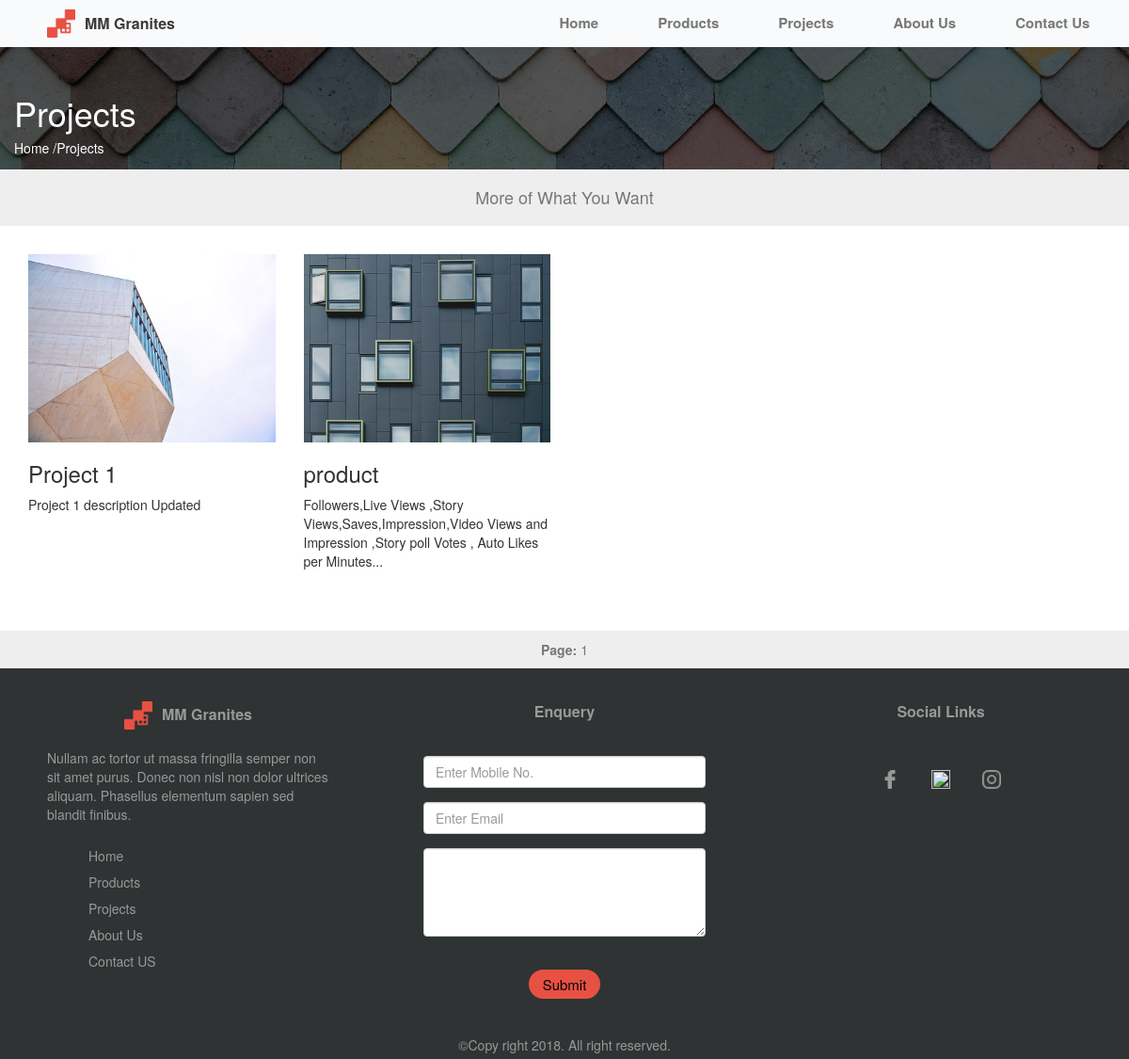
/projects.php, run on an earlier commit of the app's database.
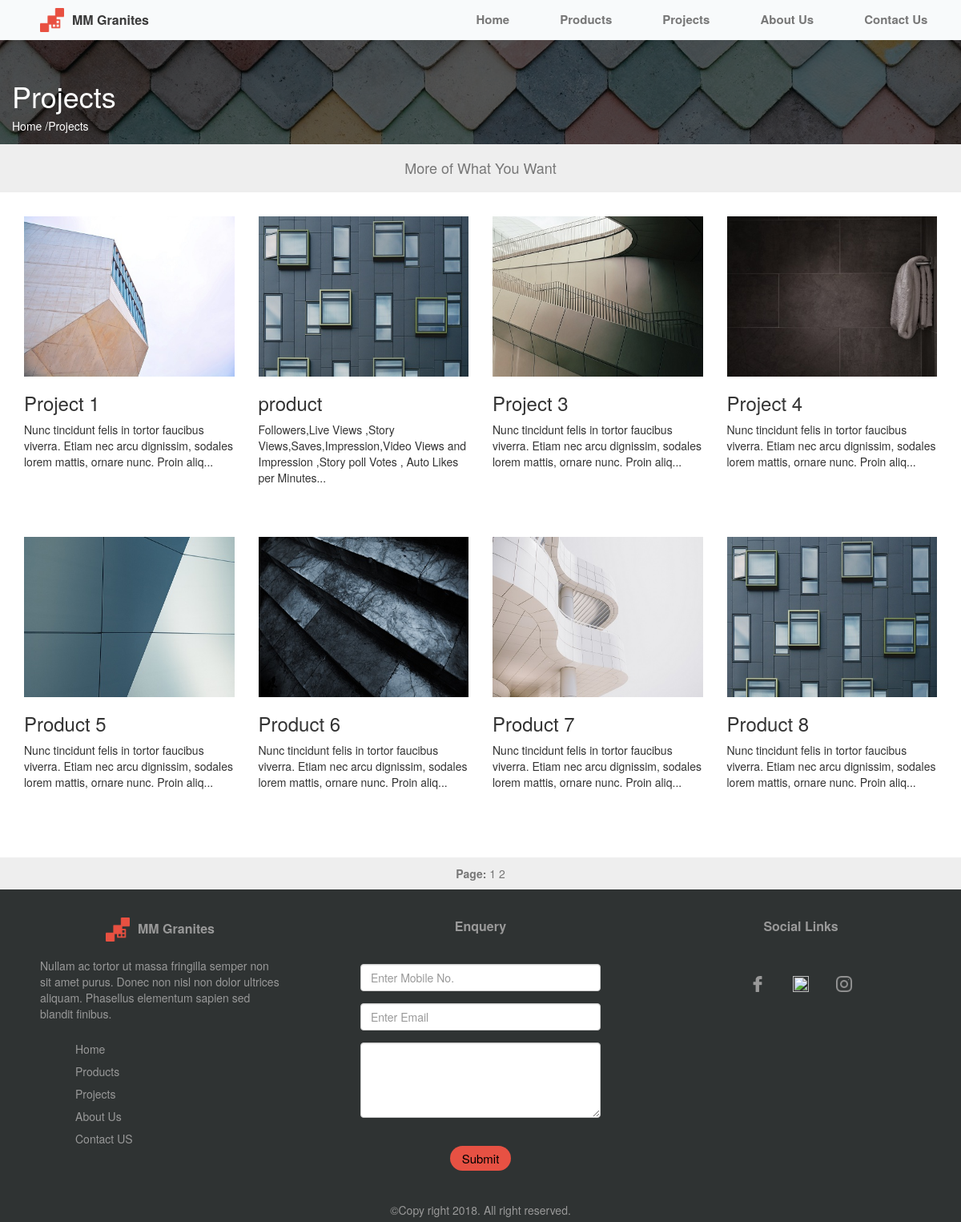
And on a later commit of the database.
### tables this page shows
CREATE TABLE `projects` (
  `id` int(11) NOT NULL,
  `image` varchar(500) NOT NULL,
  `name` varchar(250) NOT NULL,
  `description` varchar(500) NOT NULL
);

### projects.php (the view, shortened to what this page needs)
<!DOCTYPE html>
<html>
<head>
<link rel="stylesheet" href="https://maxcdn.bootstrapcdn.com/bootstrap/3.3.7/css/bootstrap.min.css">
<link rel="stylesheet" type="text/css" href="css/css_product.css">
<link rel="stylesheet" type="text/css" href="css/header-footer.css">
</head>
<body>
<?php
include 'header.php';
?>
<section style="background-image: url('assets/img/products.jpg');height:150px ">
<div class="container-fluid" id="product_banner">
	<div class="row">
		<div class="col-sm-3">
			<h1 style="color: white;margin-top:50px">Projects</h1>
			<h5 ><a style="color: white;text-decoration: none" href="index.php">Home /</a><a style="color: white;text-decoration: none" href="#">Projects</a>
			</h5>
		</div>
	</div>
</div>
</section>
<section>
	<div class="container-fluid">
				<div class="jumbo">
				<h4>More of What You Want</h4>
				</div>
	</div>
</section>
<section style="margin-top: 30px;">
<div class="container-fluid">
<div class="row">
<div class="col-sm-12">
<?php
 include 'config.php';
 if(isset($_GET['page']))
{
	$page=$_GET['page'];
if($page==""||$page==1)
{
$p=0;
}
else
{
	$p=$page;
$p=($p-1)*8;
}
 	$q="SELECT * FROM `projects` LIMIT  $p,8";
}
else
{
	$q="SELECT * FROM `projects` LIMIT  0,8";
}
   $d=mysqli_query($dbcon,$q);
   while($res=mysqli_fetch_array($d))
   {
	?>
<div class=" col-sm-3" style="height: 400px">
<figure>
	<img src="admin/<?php echo $res['image'];   ?>" style="height: 200px;width: 100%">
<figcaption>
	<h3><?php
			if(strlen($res['name']) > 20)
		echo substr($res['name'],0,20)."...";
			else
				echo $res['name'];
		?>
	</h3>
<p>
<?php
	if(strlen($res['description']) > 120)
		echo substr($res['description'],0,120)."...";
		else echo $res['description'] ;
?><br>
<br>
</p>
</figcaption>
</figure>
</div>
<?php
  }
?>
</div>
</div>
<div class="container-fluid">
	<?php
   $query1=mysqli_query($dbcon,"SELECT * FROM `projects` ");
   $row=mysqli_num_rows($query1);
   $row=$row/8;
   $row1=ceil($row);
	?>
	<div class="jumbo" style="margin-right: -30px;margin-left: -30px;margin-top: 0px;">
		<strong>Page: </strong>
		<?php
		for($i=1;$i<=$row1;$i++)
    {
	?>
    <a style="text-decoration: none" href="projects.php?page=<?php echo $i; ?>"> <?php echo $i ; ?> </a>
   <?php
    }
   ?>
	</div>
</div>
</section>
 <?php
include 'footer.php';
 ?>
</body>
</html>

### header.php (shortened to what this page needs)
<div class="header">
	<div class="header-inside">
		<div class="logo-wrapper">
			<img class="logo" src="assets/img/logo-32.png">
			<span class="mmGranites">MM Granites</span>
		</div>
		<div class="nav-bar" id="nav-bar">
			<a href="index.php">Home</a>
			<a href="products.php">Products</a>
			<a href="projects.php">Projects</a>
			<a href="aboutus.php">About Us</a>
			<a href="contact.php">Contact Us</a>
		</div>
	</div>
</div>

### footer.php (shortened to what this page needs)
<div class="footer">
	<div class="row inside-footer">
		<div class="col-sm-4 address-block">
			<div class="logo-wrapper-footer">
				<img class="logo" src="assets/img/logo-32.png">
				<span class="mmGranites mmGranites-footer">MM Granites</span>
			</div>
			<div class="address">
				Nullam ac tortor ut massa fringilla semper non sit amet purus. Donec non nisl non dolor ultrices aliquam. Phasellus elementum sapien sed blandit finibus.
		    </div>
		   <div class="other-links">
		   		<ul class="other-links-list">
		   			<li><a href="index.php">Home</a></li>
		   			<li ><a href="products.php">Products</a></li>
		   			<li ><a href="projects.php"> Projects</a></li>
		   			<li ><a href="aboutus.php">About Us</a></li>
		   			<li ><a href="contact.php">Contact US</a></li>
		   		</ul>
		   </div>
		</div>
		<div class="col-sm-4 query-block">
			<span class="footer-heading">Enquery</span>
			<form action="#" method="post" class="query-form">
				<div class="form-group">
            <input type="number" name="mobile" class="form-control" placeholder="Enter Mobile No.">
			</div>
			<div class="form-group">
            <input type="email" name="email" class="form-control" placeholder="Enter Email">
			</div>
			<div class="form-group">
            <textarea rows="4" cols="20" placeholder="Your Query" name="message" class="form-control">  </textarea>
  			</div>
			<div class="form-group">
				<input type="submit" name="query-submit" class="mm-button query-btn">
			</div>
			</form>
		</div>
		<div class="col-sm-4 social-block">
			<span class="footer-heading">Social Links</span>
			<div class="social-icon-block">
				<a href="#"><img src="assets/img/fb.png" class="social-icon"></a>
				<a href="#"><img src="assets/img/twitter.png" class="social-icon"></a>
				<a href="#"><img src="assets/img/insta.png" class="social-icon"></a>
			</div>
		</div>
	</div>
	<span class="copyright">&copy;Copy right 2018. All right reserved.</span>
</div>

### css/css_product.css (style rules this page uses)
#product_banner { height: 100%; width:100%; background-color: rgba(0,0,0,.6); }

### css/header-footer.css (style rules this page uses)
a { color: #777777; text-decoration: none; }
.header { height: 50px; width: 100%; background-color: #f8fafb; padding: 10px; box-sizing: border-box; position: relative; }
.header-inside { width:100%; height: 30px; padding-left:40px; background-color:; }
.logo-wrapper { display: flex; float: left; background-color: ; justify-content: center; align-items: center; }
.logo { display: inline; height: 30px; width:30px; }
.mmGranites { padding-left: 10px; font-weight: 700; font-size:16px; color: #3a3a3a; }
.nav-bar { font-size: 15px; font-weight: 700; min-height: 30px; min-width: 55%; display: flex; float: right; justify-content: space-around; align-items: center; }
.footer { background-color: #2f3333; width: 100%; min-height:350px; color: #999999; text-align: center; }
.inside-footer { margin:0px; }
.address-block { height: 100%; padding: 50px; padding-top: 35px; text-align: left; }
.query-block { height: 100%; padding: 50px; padding-top: 35px; padding-bottom: 5px; }
.social-block { height: 100%; padding: 50px; padding-top: 35px; }
.logo-wrapper-footer { display: flex; background-color: ; justify-content: center; align-items: center; }
.mmGranites-footer { color: #999999; }
.footer-heading { color: #999999; font-weight: 700; font-size:16px; }
.address { margin-top: 20px; }
.query-form { padding-top: 35px; }
.copyright { display: inline-block; padding: 5px; }
.social-icon-block { padding: 50px; padding-top: 35px; }
.social-icon { height: 20px; width: 20px; margin:15px; }
.jumbo { margin-left: -15px; margin-right: -15px; margin-top: -20px; padding: 10px; text-align: center; color: #777777; background-color: #eee; }
.other-links-list { list-style-type: none; margin-top: 20px; }
.other-links-list a { color: #999999; }
.other-links-list li { padding: 4px; }
.mm-button { background-color: #E8EAED; color: #80868B; border: none; opacity: 1; padding: 5px; padding-left: 15px; padding-right: 15px; border-radius: 100px; margin-top: 20px; font-size: 15px; outline: none; }
.query-btn { background-color: #e75143; color: black; }

What changed in the data, as far as the page shows it:
changed projects "Project 1": description "Project 1 description Updated" → "Nunc tincidunt felis in tortor faucibus viverra. Etiam nec arcu dignissim, sodales lorem mattis, ornare nunc. Proin aliq"
added projects: image (picture), name "Project 3", description "Nunc tincidunt felis in tortor faucibus viverra. Etiam nec arcu dignissim, sodales lorem mattis, ornare nunc. Proin aliq"
added projects: image (picture), name "Project 4", description "Nunc tincidunt felis in tortor faucibus viverra. Etiam nec arcu dignissim, sodales lorem mattis, ornare nunc. Proin aliq"
added projects: image (picture), name "Product 5", description "Nunc tincidunt felis in tortor faucibus viverra. Etiam nec arcu dignissim, sodales lorem mattis, ornare nunc. Proin aliq"
added projects: image (picture), name "Product 6", description "Nunc tincidunt felis in tortor faucibus viverra. Etiam nec arcu dignissim, sodales lorem mattis, ornare nunc. Proin aliq"
added projects: image (picture), name "Product 7", description "Nunc tincidunt felis in tortor faucibus viverra. Etiam nec arcu dignissim, sodales lorem mattis, ornare nunc. Proin aliq"
added projects: image (picture), name "Product 8", description "Nunc tincidunt felis in tortor faucibus viverra. Etiam nec arcu dignissim, sodales lorem mattis, ornare nunc. Proin aliq"
Also different on the page:
new list line: "2"
